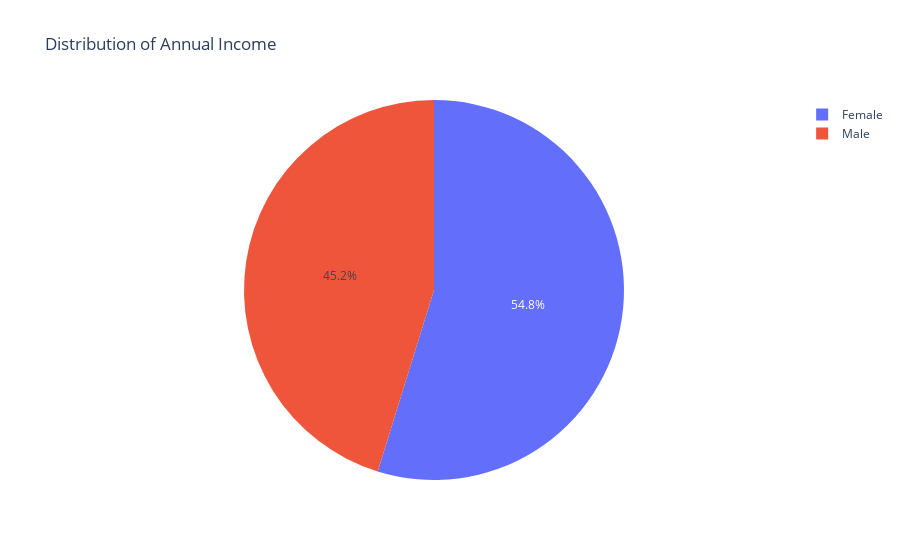

Write notebook code for a chart like this one.
### Code cell
# Pie chart: Distribution of Product Sales
product_sales = df.groupby('Gender')['Annual Income'].sum().reset_index()

fig = px.pie(product_sales, values='Annual Income', names='Gender',
              title='Distribution of Annual Income')

fig.show()

### Figure 1 — Plotly figure (JSON) as saved in the notebook; plotly's stock layout.template omitted (floating-point values rounded to 4 significant figures)
{"data": [{"domain": {"x": [0, 1], "y": [0, 1]}, "hovertemplate": "Gender=%{label}<br>Annual Income=%{value}<extra></extra>", "labels": ["Female", "Male"], "legendgroup": "", "name": "", "showlegend": true, "type": "pie", "values": [6636, 5476]}], "layout": {"legend": {"tracegroupgap": 0}, "title": {"text": "Distribution of Annual Income"}}}
